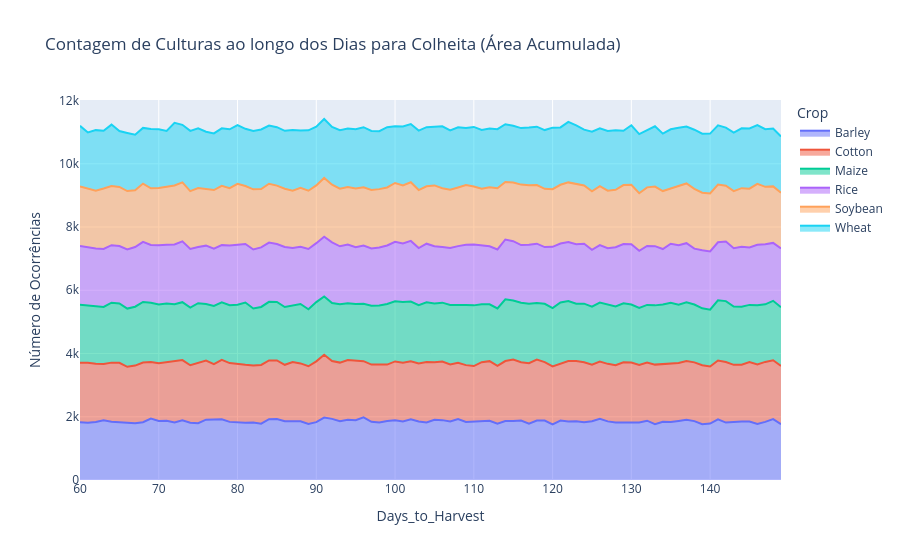

Write notebook code for a chart like this one.
### Markdown cell above
### 8. Área Acumulada (Area Chart): Contagem de Culturas ao longo dos Dias para Colheita

Um gráfico de área acumulada pode mostrar a proporção de diferentes categorias ao longo de um eixo contínuo. Como não temos um tempo explícito, podemos usar os 'Days_to_Harvest' e a contagem de 'Crop' para ver a distribuição cumulativa.

### Code cell
df_area = df.groupby(['Days_to_Harvest', 'Crop']).size().reset_index(name='Count')

fig = px.area(df_area, x='Days_to_Harvest', y='Count', color='Crop',
              title='Contagem de Culturas ao longo dos Dias para Colheita (Área Acumulada)')
fig.update_layout(yaxis_title='Número de Ocorrências')
fig.show()

### Figure 1 — Plotly figure (JSON) as saved in the notebook; plotly's stock layout.template omitted (floating-point values rounded to 4 significant figures)
{"data": [{"fillpattern": {"shape": ""}, "hovertemplate": "Crop=Barley<br>Days_to_Harvest=%{x}<br>Count=%{y}<extra></extra>", "legendgroup": "Barley", "line": {"color": "#636efa"}, "marker": {"symbol": "circle"}, "mode": "lines", "name": "Barley", "orientation": "v", "showlegend": true, "stackgroup": "1", "type": "scatter", "x": [60, 61, 62, 63, 64, 65, 66, 67, 68, 69, 70, 71, 72, 73, 74, 75, 76, 77, 78, 79, 80, 81, 82, 83, 84, 85, 86, 87, 88, 89, 90, 91, 92, 93, 94, 95, 96, 97, 98, 99, 100, 101, 102, 103, 104, 105, 106, 107, 108, 109, 110, 111, 112, 113, 114, 115, 116, 117, 118, 119, 120, 121, 122, 123, 124, 125, 126, 127, 128, 129, 130, 131, 132, 133, 134, 135, 136, 137, 138, 139, 140, 141, 142, 143, 144, 145, 146, 147, 148, 149], "xaxis": "x", "y": [1824, 1810, 1837, 1890, 1845, 1822, 1805, 1797, 1826, 1940, 1869, 1876, 1822, 1889, 1814, 1798, 1907, 1909, 1922, 1838, 1811, 1807, 1816, 1783, 1922, 1928, 1858, 1858, 1858, 1773, 1831, 1976, 1933, 1859, 1905, 1888, 1979, 1840, 1821, 1863, 1890, 1854, 1923, 1851, 1818, 1904, 1893, 1848, 1928, 1834, 1844, 1862, 1875, 1779, 1864, 1862, 1878, 1783, 1883, 1878, 1759, 1879, 1854, 1855, 1829, 1856, 1935, 1854, 1815, 1821, 1830, 1818, 1875, 1763, 1844, 1832, 1869, 1904, 1862, 1767, 1785, 1919, 1815, 1838, 1851, 1850, 1769, 1838, 1924, 1767], "yaxis": "y"}, {"fillpattern": {"shape": ""}, "hovertemplate": "Crop=Cotton<br>Days_to_Harvest=%{x}<br>Count=%{y}<extra></extra>", "legendgroup": "Cotton", "line": {"color": "#EF553B"}, "marker": {"symbol": "circle"}, "mode": "lines", "name": "Cotton", "orientation": "v", "showlegend": true, "stackgroup": "1", "type": "scatter", "x": [60, 61, 62, 63, 64, 65, 66, 67, 68, 69, 70, 71, 72, 73, 74, 75, 76, 77, 78, 79, 80, 81, 82, 83, 84, 85, 86, 87, 88, 89, 90, 91, 92, 93, 94, 95, 96, 97, 98, 99, 100, 101, 102, 103, 104, 105, 106, 107, 108, 109, 110, 111, 112, 113, 114, 115, 116, 117, 118, 119, 120, 121, 122, 123, 124, 125, 126, 127, 128, 129, 130, 131, 132, 133, 134, 135, 136, 137, 138, 139, 140, 141, 142, 143, 144, 145, 146, 147, 148, 149], "xaxis": "x", "y": [1884, 1897, 1840, 1776, 1867, 1884, 1776, 1822, 1890, 1790, 1821, 1846, 1918, 1902, 1815, 1897, 1872, 1754, 1876, 1859, 1869, 1835, 1805, 1857, 1860, 1853, 1785, 1872, 1829, 1825, 1922, 1986, 1829, 1854, 1888, 1879, 1780, 1809, 1837, 1786, 1860, 1853, 1833, 1835, 1915, 1817, 1856, 1806, 1781, 1799, 1759, 1864, 1884, 1833, 1899, 1946, 1846, 1912, 1928, 1852, 1835, 1804, 1906, 1905, 1896, 1791, 1810, 1819, 1816, 1903, 1885, 1821, 1839, 1886, 1824, 1860, 1834, 1862, 1858, 1863, 1803, 1859, 1916, 1803, 1796, 1881, 1887, 1897, 1863, 1839], "yaxis": "y"}, {"fillpattern": {"shape": ""}, "hovertemplate": "Crop=Maize<br>Days_to_Harvest=%{x}<br>Count=%{y}<extra></extra>", "legendgroup": "Maize", "line": {"color": "#00cc96"}, "marker": {"symbol": "circle"}, "mode": "lines", "name": "Maize", "orientation": "v", "showlegend": true, "stackgroup": "1", "type": "scatter", "x": [60, 61, 62, 63, 64, 65, 66, 67, 68, 69, 70, 71, 72, 73, 74, 75, 76, 77, 78, 79, 80, 81, 82, 83, 84, 85, 86, 87, 88, 89, 90, 91, 92, 93, 94, 95, 96, 97, 98, 99, 100, 101, 102, 103, 104, 105, 106, 107, 108, 109, 110, 111, 112, 113, 114, 115, 116, 117, 118, 119, 120, 121, 122, 123, 124, 125, 126, 127, 128, 129, 130, 131, 132, 133, 134, 135, 136, 137, 138, 139, 140, 141, 142, 143, 144, 145, 146, 147, 148, 149], "xaxis": "x", "y": [1837, 1809, 1831, 1806, 1894, 1875, 1840, 1862, 1914, 1875, 1858, 1861, 1816, 1833, 1823, 1896, 1789, 1843, 1821, 1831, 1864, 1970, 1804, 1833, 1852, 1849, 1827, 1781, 1878, 1802, 1873, 1844, 1834, 1846, 1799, 1798, 1813, 1865, 1859, 1917, 1900, 1924, 1890, 1844, 1886, 1864, 1860, 1884, 1834, 1900, 1920, 1834, 1797, 1813, 1951, 1871, 1885, 1879, 1786, 1843, 1843, 1931, 1903, 1815, 1852, 1838, 1868, 1876, 1857, 1867, 1835, 1803, 1824, 1874, 1880, 1912, 1837, 1851, 1831, 1799, 1800, 1907, 1926, 1847, 1830, 1807, 1868, 1821, 1879, 1856], "yaxis": "y"}, {"fillpattern": {"shape": ""}, "hovertemplate": "Crop=Rice<br>Days_to_Harvest=%{x}<br>Count=%{y}<extra></extra>", "legendgroup": "Rice", "line": {"color": "#ab63fa"}, "marker": {"symbol": "circle"}, "mode": "lines", "name": "Rice", "orientation": "v", "showlegend": true, "stackgroup": "1", "type": "scatter", "x": [60, 61, 62, 63, 64, 65, 66, 67, 68, 69, 70, 71, 72, 73, 74, 75, 76, 77, 78, 79, 80, 81, 82, 83, 84, 85, 86, 87, 88, 89, 90, 91, 92, 93, 94, 95, 96, 97, 98, 99, 100, 101, 102, 103, 104, 105, 106, 107, 108, 109, 110, 111, 112, 113, 114, 115, 116, 117, 118, 119, 120, 121, 122, 123, 124, 125, 126, 127, 128, 129, 130, 131, 132, 133, 134, 135, 136, 137, 138, 139, 140, 141, 142, 143, 144, 145, 146, 147, 148, 149], "xaxis": "x", "y": [1854, 1842, 1815, 1835, 1821, 1817, 1868, 1886, 1903, 1830, 1875, 1858, 1893, 1923, 1856, 1779, 1844, 1811, 1809, 1886, 1890, 1852, 1866, 1883, 1876, 1835, 1900, 1824, 1813, 1905, 1864, 1889, 1918, 1832, 1856, 1794, 1842, 1811, 1834, 1850, 1883, 1853, 1916, 1806, 1854, 1806, 1758, 1802, 1854, 1906, 1922, 1847, 1836, 1865, 1892, 1874, 1820, 1865, 1877, 1793, 1937, 1866, 1861, 1880, 1895, 1792, 1817, 1779, 1875, 1869, 1903, 1804, 1866, 1872, 1757, 1868, 1883, 1873, 1766, 1834, 1841, 1833, 1885, 1843, 1903, 1815, 1914, 1898, 1832, 1863], "yaxis": "y"}, {"fillpattern": {"shape": ""}, "hovertemplate": "Crop=Soybean<br>Days_to_Harvest=%{x}<br>Count=%{y}<extra></extra>", "legendgroup": "Soybean", "line": {"color": "#FFA15A"}, "marker": {"symbol": "circle"}, "mode": "lines", "name": "Soybean", "orientation": "v", "showlegend": true, "stackgroup": "1", "type": "scatter", "x": [60, 61, 62, 63, 64, 65, 66, 67, 68, 69, 70, 71, 72, 73, 74, 75, 76, 77, 78, 79, 80, 81, 82, 83, 84, 85, 86, 87, 88, 89, 90, 91, 92, 93, 94, 95, 96, 97, 98, 99, 100, 101, 102, 103, 104, 105, 106, 107, 108, 109, 110, 111, 112, 113, 114, 115, 116, 117, 118, 119, 120, 121, 122, 123, 124, 125, 126, 127, 128, 129, 130, 131, 132, 133, 134, 135, 136, 137, 138, 139, 140, 141, 142, 143, 144, 145, 146, 147, 148, 149], "xaxis": "x", "y": [1883, 1867, 1827, 1911, 1870, 1869, 1848, 1796, 1841, 1791, 1810, 1831, 1866, 1865, 1829, 1863, 1793, 1853, 1878, 1816, 1933, 1834, 1901, 1848, 1860, 1846, 1841, 1813, 1861, 1844, 1826, 1859, 1825, 1823, 1821, 1863, 1844, 1849, 1848, 1835, 1860, 1834, 1855, 1834, 1817, 1926, 1858, 1837, 1856, 1892, 1839, 1808, 1868, 1939, 1820, 1855, 1913, 1884, 1856, 1843, 1824, 1856, 1888, 1910, 1841, 1851, 1866, 1821, 1815, 1867, 1886, 1824, 1851, 1886, 1833, 1748, 1878, 1889, 1889, 1822, 1833, 1825, 1765, 1804, 1849, 1861, 1928, 1818, 1788, 1758], "yaxis": "y"}, {"fillpattern": {"shape": ""}, "hovertemplate": "Crop=Wheat<br>Days_to_Harvest=%{x}<br>Count=%{y}<extra></extra>", "legendgroup": "Wheat", "line": {"color": "#19d3f3"}, "marker": {"symbol": "circle"}, "mode": "lines", "name": "Wheat", "orientation": "v", "showlegend": true, "stackgroup": "1", "type": "scatter", "x": [60, 61, 62, 63, 64, 65, 66, 67, 68, 69, 70, 71, 72, 73, 74, 75, 76, 77, 78, 79, 80, 81, 82, 83, 84, 85, 86, 87, 88, 89, 90, 91, 92, 93, 94, 95, 96, 97, 98, 99, 100, 101, 102, 103, 104, 105, 106, 107, 108, 109, 110, 111, 112, 113, 114, 115, 116, 117, 118, 119, 120, 121, 122, 123, 124, 125, 126, 127, 128, 129, 130, 131, 132, 133, 134, 135, 136, 137, 138, 139, 140, 141, 142, 143, 144, 145, 146, 147, 148, 149], "xaxis": "x", "y": [1919, 1768, 1915, 1828, 1943, 1770, 1840, 1758, 1761, 1873, 1858, 1768, 1980, 1821, 1905, 1888, 1810, 1792, 1816, 1862, 1856, 1809, 1845, 1882, 1837, 1847, 1833, 1920, 1818, 1910, 1859, 1863, 1826, 1851, 1845, 1868, 1899, 1863, 1834, 1906, 1794, 1865, 1842, 1881, 1870, 1858, 1959, 1876, 1902, 1803, 1882, 1854, 1857, 1867, 1825, 1797, 1787, 1824, 1845, 1858, 1946, 1814, 1914, 1853, 1768, 1888, 1826, 1891, 1884, 1718, 1881, 1870, 1815, 1905, 1816, 1872, 1842, 1802, 1872, 1866, 1893, 1873, 1836, 1854, 1895, 1902, 1856, 1821, 1827, 1781], "yaxis": "y"}], "layout": {"legend": {"title": {"text": "Crop"}, "tracegroupgap": 0}, "title": {"text": "Contagem de Culturas ao longo dos Dias para Colheita (Área Acumulada)"}, "xaxis": {"anchor": "y", "domain": [0, 1], "title": {"text": "Days_to_Harvest"}}, "yaxis": {"anchor": "x", "domain": [0, 1], "title": {"text": "Número de Ocorrências"}}}}
